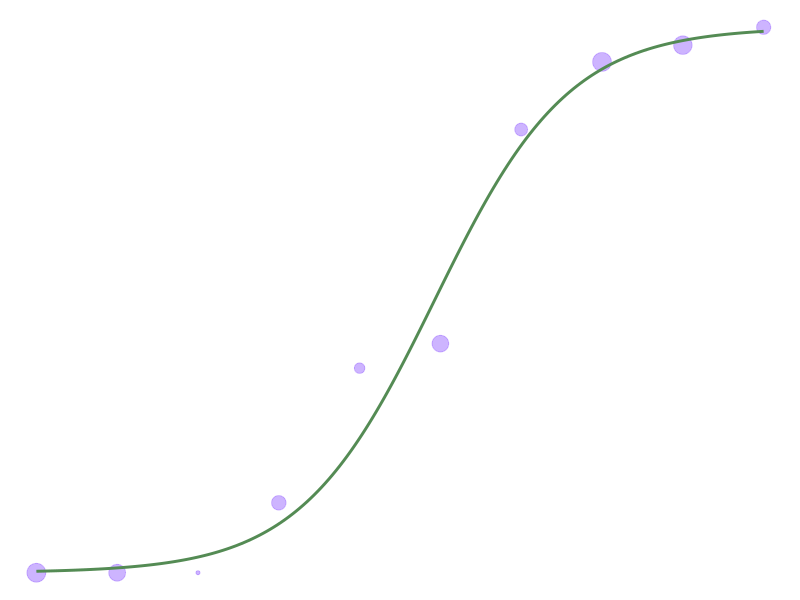
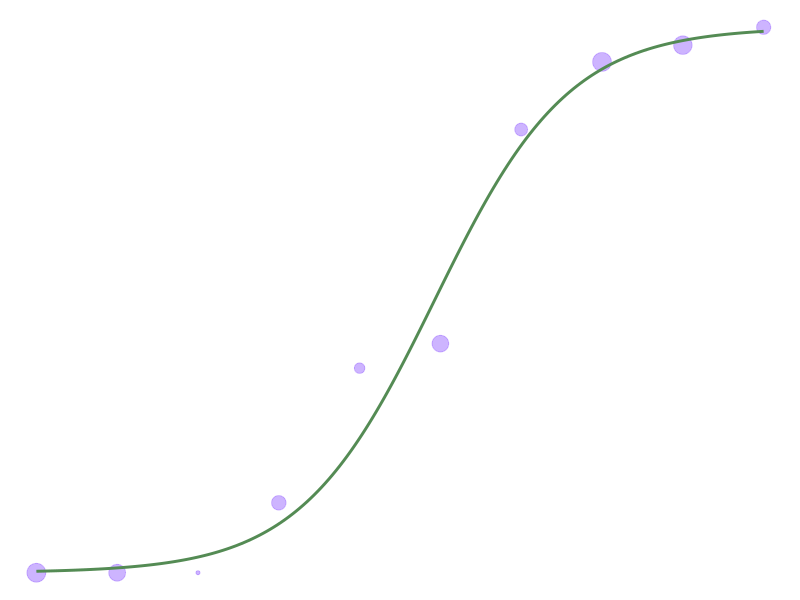

R code for these plots, in order:
library(ggplot2)
library(dplyr)

set.seed(42)

# Simulation de données groupées (style turbines)
n_groupes <- 10
df <- data.frame(
  X = seq(-2500, 8000, length.out = n_groupes)
)

# Vrai modèle logistique sous-jacent
beta0_vrai <- -4
beta1_vrai <- 0.0012

df <- df |>
  mutate(
    Poids = sample(15:70, n_groupes, replace = TRUE),      # nombre d'essais par groupe
    eta_vrai = beta0_vrai + beta1_vrai * X,
    p_vrai = plogis(eta_vrai),
    Succes = rbinom(n_groupes, size = Poids, prob = p_vrai),
    Y = Succes / Poids                                       # proportion observée
  )

# Ajustement du modèle logit
modele <- glm(
  cbind(Succes, Poids - Succes) ~ X,
  data = df,
  family = binomial(link = "logit")
)

# Grille de prédiction
grille <- data.frame(
  X = seq(min(df$X), max(df$X), length.out = 200)
)
grille$Y_hat <- predict(modele, newdata = grille, type = "response")

# Graphique
p <- ggplot() +
  geom_point(
    data = df,
    aes(x = X, y = Y, size = Poids),
    color = "mediumpurple1",
    alpha = 0.6
  ) +
  geom_line(
    data = grille,
    aes(x = X, y = Y_hat),
    color = "palegreen4",
    linewidth = 1
  ) +
  theme_void() +
  theme(legend.position = "none")

p  # affiche dans le Plots pane de Positron (fond blanc là, normal)

setwd("/Users/jmiron/Library/CloudStorage/OneDrive-UniversitéLaval/Quarto/STT-4300/images")

ggsave(
  "logit_plot.png",
  plot = p,
  width = 8, height = 5.5, dpi = 300,
  bg = "transparent"
)
